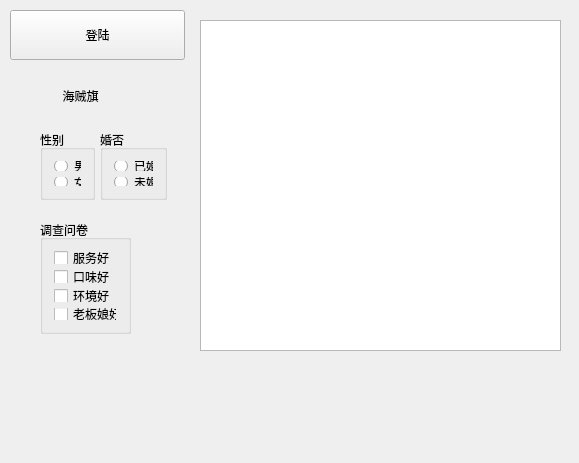
<?xml version="1.0" encoding="UTF-8"?>
<ui version="4.0">
 <class>Widget</class>
 <widget class="QWidget" name="Widget">
  <property name="geometry">
   <rect>
    <x>0</x>
    <y>0</y>
    <width>579</width>
    <height>463</height>
   </rect>
  </property>
  <property name="windowTitle">
   <string>Widget</string>
  </property>
  <widget class="QPushButton" name="pushButton">
   <property name="geometry">
    <rect>
     <x>10</x>
     <y>10</y>
     <width>175</width>
     <height>50</height>
    </rect>
   </property>
   <property name="text">
    <string>登陆</string>
   </property>
   <property name="icon">
    <iconset resource="res.qrc">
     <normaloff>:/Image/Sunny.jpg</normaloff>:/Image/Sunny.jpg</iconset>
   </property>
   <property name="iconSize">
    <size>
     <width>32</width>
     <height>32</height>
    </size>
   </property>
  </widget>
  <widget class="QToolButton" name="toolButton">
   <property name="geometry">
    <rect>
     <x>20</x>
     <y>70</y>
     <width>121</width>
     <height>51</height>
    </rect>
   </property>
   <property name="text">
    <string>海贼旗</string>
   </property>
   <property name="icon">
    <iconset resource="res.qrc">
     <normaloff>:/Image/OnePiece.png</normaloff>:/Image/OnePiece.png</iconset>
   </property>
   <property name="iconSize">
    <size>
     <width>32</width>
     <height>32</height>
    </size>
   </property>
   <property name="toolButtonStyle">
    <enum>Qt::ToolButtonTextBesideIcon</enum>
   </property>
   <property name="autoRaise">
    <bool>true</bool>
   </property>
  </widget>
  <widget class="QGroupBox" name="groupBox">
   <property name="geometry">
    <rect>
     <x>40</x>
     <y>130</y>
     <width>55</width>
     <height>70</height>
    </rect>
   </property>
   <property name="title">
    <string>性别</string>
   </property>
   <layout class="QVBoxLayout" name="verticalLayout">
    <item>
     <widget class="QRadioButton" name="rBtnMan">
      <property name="text">
       <string>男</string>
      </property>
     </widget>
    </item>
    <item>
     <widget class="QRadioButton" name="rBtnWoman">
      <property name="text">
       <string>女</string>
      </property>
     </widget>
    </item>
   </layout>
  </widget>
  <widget class="QGroupBox" name="groupBox_2">
   <property name="geometry">
    <rect>
     <x>100</x>
     <y>130</y>
     <width>67</width>
     <height>70</height>
    </rect>
   </property>
   <property name="title">
    <string>婚否</string>
   </property>
   <layout class="QVBoxLayout" name="verticalLayout_2">
    <item>
     <widget class="QRadioButton" name="radioButton_3">
      <property name="text">
       <string>已婚</string>
      </property>
     </widget>
    </item>
    <item>
     <widget class="QRadioButton" name="radioButton_4">
      <property name="text">
       <string>未婚</string>
      </property>
     </widget>
    </item>
   </layout>
  </widget>
  <widget class="QGroupBox" name="groupBox_3">
   <property name="geometry">
    <rect>
     <x>40</x>
     <y>220</y>
     <width>91</width>
     <height>114</height>
    </rect>
   </property>
   <property name="title">
    <string>调查问卷</string>
   </property>
   <layout class="QVBoxLayout" name="verticalLayout_3">
    <item>
     <widget class="QCheckBox" name="checkBox">
      <property name="text">
       <string>服务好</string>
      </property>
      <property name="tristate">
       <bool>true</bool>
      </property>
     </widget>
    </item>
    <item>
     <widget class="QCheckBox" name="checkBox_2">
      <property name="text">
       <string>口味好</string>
      </property>
     </widget>
    </item>
    <item>
     <widget class="QCheckBox" name="checkBox_3">
      <property name="text">
       <string>环境好</string>
      </property>
     </widget>
    </item>
    <item>
     <widget class="QCheckBox" name="checkBox_4">
      <property name="text">
       <string>老板娘好</string>
      </property>
     </widget>
    </item>
   </layout>
  </widget>
  <widget class="QListWidget" name="listWidget">
   <property name="geometry">
    <rect>
     <x>200</x>
     <y>20</y>
     <width>361</width>
     <height>331</height>
    </rect>
   </property>
  </widget>
 </widget>
 <layoutdefault spacing="6" margin="11"/>
 <resources>
  <include location="res.qrc"/>
 </resources>
 <connections/>
</ui>
